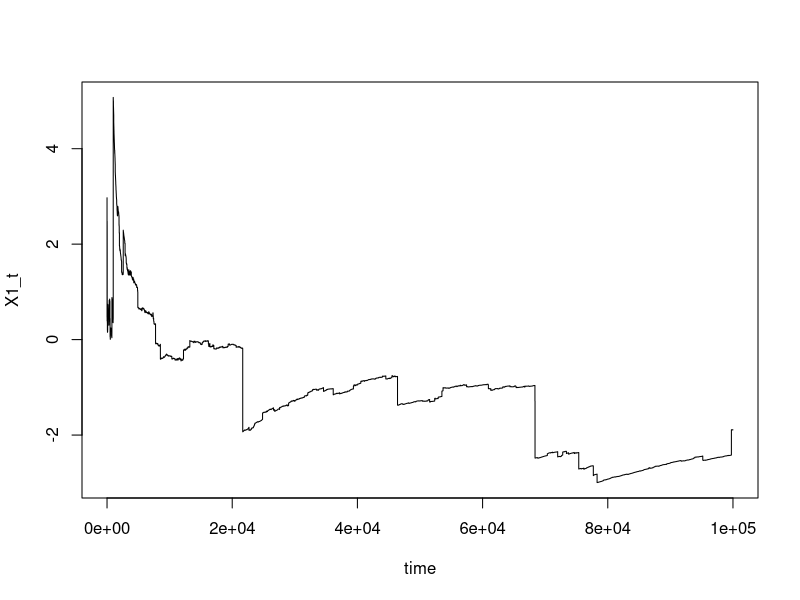
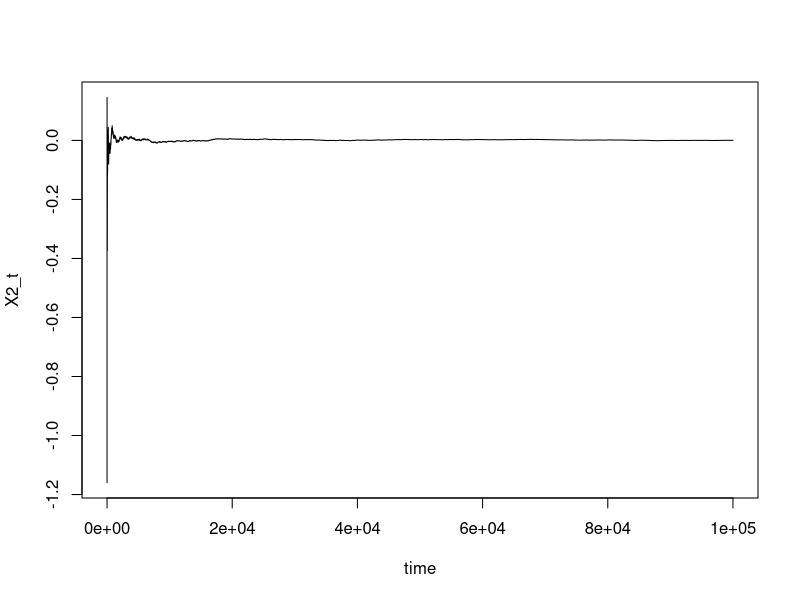
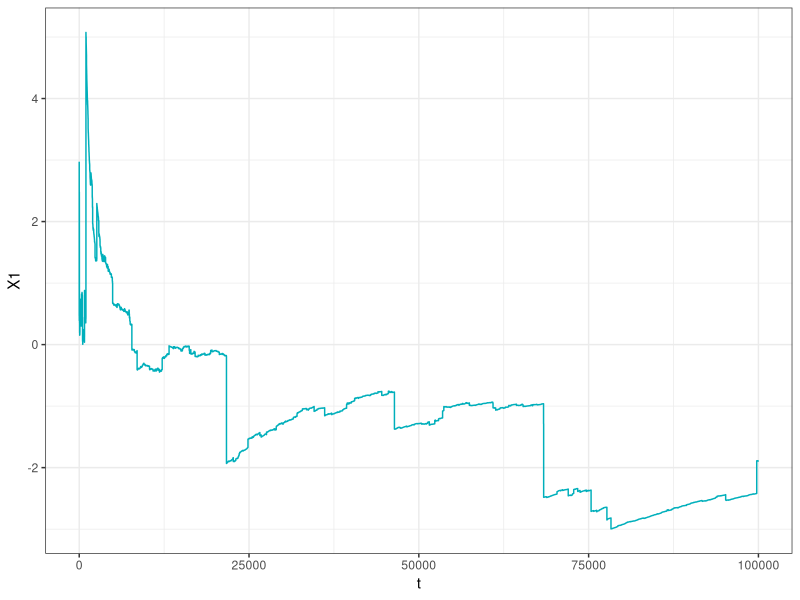
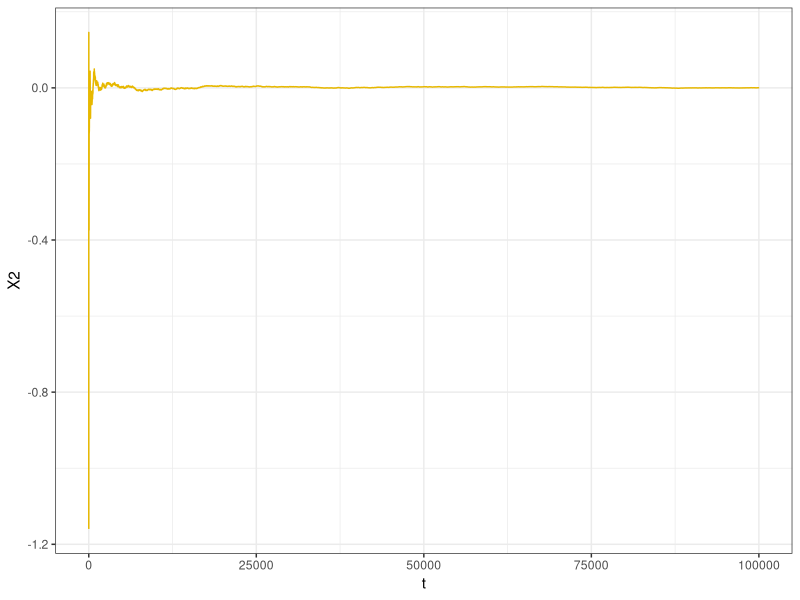

Here is the R script that generated these plots, in order:
set.seed(0)

n = 100000
X1 <- tan(pi*runif(n)+pi/2)
time = 1:n
X1_t <- cumsum(X1) / time
plot(time, X1_t, type="l")

X2 <- rnorm(n)
X2_t <- cumsum(X2) / time
plot(time, X2_t, type="l")

data <- data.frame(t = time, X1 = X1_t, X2 = X2_t)

library(ggplot2)

p1 <- ggplot(data = data, aes(x = t, y = X1)) +
  geom_line(color = "#00AFBB")+
  theme_bw()
p1

p2 <- ggplot(data = data, aes(x = t, y = X2)) +
  geom_line(color = "#E7B800")+
  theme_bw()
p2
